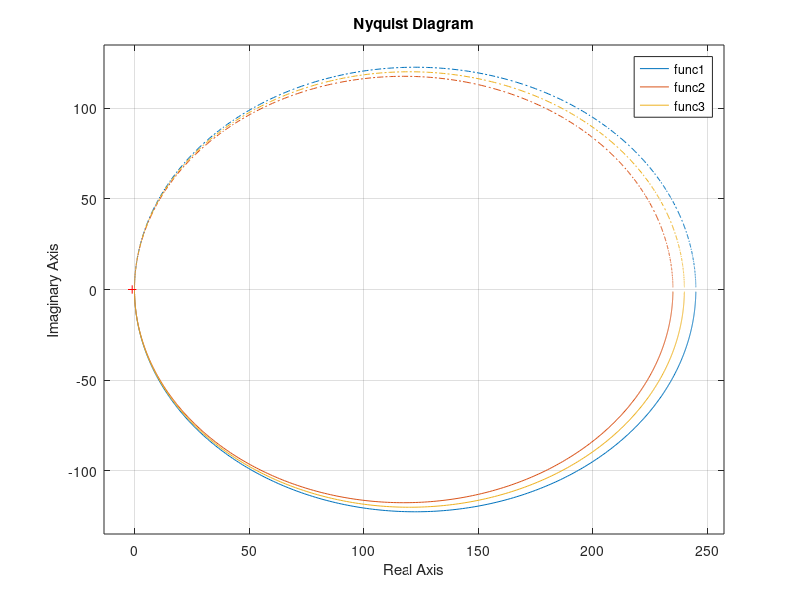

Write the MATLAB code that produced this figure.
clear all;
close all;
clc;
k1=245;
k2=235;
k3=240;
num1=[k1];
num2=[k2];
num3=[k3];
den=[5 1];
func1=tf(num1,den);
func2=tf(num2,den);
func3=tf(num3,den);
nyquist(func1,func2,func3)